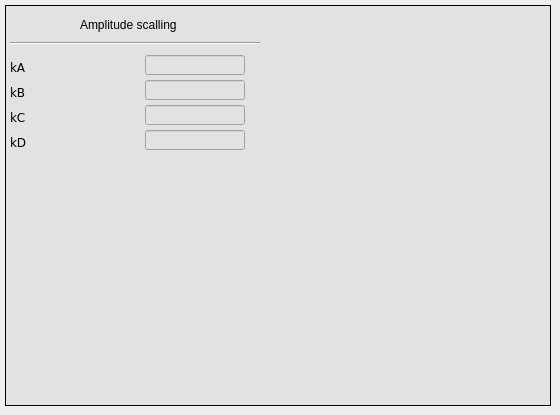
        <widget class="QWidget" name="sc_2">
         <attribute name="title">
          <string>CH calibration</string>
         </attribute>
         <widget class="caFrame" name="caframe_5">
          <property name="geometry">
           <rect>
            <x>5</x>
            <y>5</y>
            <width>546</width>
            <height>401</height>
           </rect>
          </property>
          <property name="styleSheet">
           <string notr="true">background-color: rgb(226, 226, 226);</string>
          </property>
          <property name="frameShape">
           <enum>QFrame::Box</enum>
          </property>
          <widget class="caTextEntry" name="catextentry_23">
           <property name="geometry">
            <rect>
             <x>140</x>
             <y>100</y>
             <width>100</width>
             <height>20</height>
            </rect>
           </property>
           <property name="font">
            <font>
             <family>DejaVu Sans</family>
             <pointsize>9</pointsize>
             <stylestrategy>PreferDefault</stylestrategy>
            </font>
           </property>
           <property name="alignment">
            <set>Qt::AlignRight|Qt::AlignTrailing|Qt::AlignVCenter</set>
           </property>
           <property name="channel" stdset="0">
            <string notr="true">$(BPM):calibration:kc:f2</string>
           </property>
           <property name="background">
            <color>
             <red>255</red>
             <green>255</green>
             <blue>255</blue>
            </color>
           </property>
           <property name="colorMode">
            <enum>caLineEdit::Static</enum>
           </property>
           <property name="precision">
            <number>4</number>
           </property>
           <property name="precisionMode">
            <enum>caLineEdit::User</enum>
           </property>
           <property name="limitsMode">
            <enum>caLineEdit::User</enum>
           </property>
           <property name="maxValue">
            <double>2.000000000000000</double>
           </property>
           <property name="minValue">
            <double>0.100000000000000</double>
           </property>
          </widget>
          <widget class="caTextEntry" name="catextentry_26">
           <property name="geometry">
            <rect>
             <x>140</x>
             <y>75</y>
             <width>100</width>
             <height>20</height>
            </rect>
           </property>
           <property name="font">
            <font>
             <family>DejaVu Sans</family>
             <pointsize>9</pointsize>
             <stylestrategy>PreferDefault</stylestrategy>
            </font>
           </property>
           <property name="alignment">
            <set>Qt::AlignRight|Qt::AlignTrailing|Qt::AlignVCenter</set>
           </property>
           <property name="channel" stdset="0">
            <string notr="true">$(BPM):calibration:kb:f2</string>
           </property>
           <property name="background">
            <color>
             <red>255</red>
             <green>255</green>
             <blue>255</blue>
            </color>
           </property>
           <property name="colorMode">
            <enum>caLineEdit::Static</enum>
           </property>
           <property name="precision">
            <number>4</number>
           </property>
           <property name="precisionMode">
            <enum>caLineEdit::User</enum>
           </property>
           <property name="limitsMode">
            <enum>caLineEdit::User</enum>
           </property>
           <property name="maxValue">
            <double>2.000000000000000</double>
           </property>
           <property name="minValue">
            <double>0.100000000000000</double>
           </property>
          </widget>
          <widget class="QLabel" name="label_22">
           <property name="geometry">
            <rect>
             <x>5</x>
             <y>125</y>
             <width>40</width>
             <height>25</height>
            </rect>
           </property>
           <property name="font">
            <font>
             <family>DejaVu Sans</family>
             <weight>50</weight>
             <bold>false</bold>
            </font>
           </property>
           <property name="text">
            <string>kD</string>
           </property>
          </widget>
          <widget class="QLabel" name="label_28">
           <property name="geometry">
            <rect>
             <x>5</x>
             <y>50</y>
             <width>40</width>
             <height>25</height>
            </rect>
           </property>
           <property name="font">
            <font>
             <family>DejaVu Sans</family>
             <weight>50</weight>
             <bold>false</bold>
            </font>
           </property>
           <property name="text">
            <string>kA</string>
           </property>
          </widget>
          <widget class="caTextEntry" name="catextentry_27">
           <property name="geometry">
            <rect>
             <x>140</x>
             <y>50</y>
             <width>100</width>
             <height>20</height>
            </rect>
           </property>
           <property name="font">
            <font>
             <family>DejaVu Sans</family>
             <pointsize>9</pointsize>
             <stylestrategy>PreferDefault</stylestrategy>
            </font>
           </property>
           <property name="alignment">
            <set>Qt::AlignRight|Qt::AlignTrailing|Qt::AlignVCenter</set>
           </property>
           <property name="channel" stdset="0">
            <string notr="true">$(BPM):calibration:ka:f2</string>
           </property>
           <property name="background">
            <color>
             <red>255</red>
             <green>255</green>
             <blue>255</blue>
            </color>
           </property>
           <property name="colorMode">
            <enum>caLineEdit::Static</enum>
           </property>
           <property name="precision">
            <number>4</number>
           </property>
           <property name="precisionMode">
            <enum>caLineEdit::User</enum>
           </property>
           <property name="maxValue">
            <double>2.000000000000000</double>
           </property>
           <property name="minValue">
            <double>0.100000000000000</double>
           </property>
          </widget>
          <widget class="QLabel" name="label_30">
           <property name="geometry">
            <rect>
             <x>5</x>
             <y>75</y>
             <width>40</width>
             <height>25</height>
            </rect>
           </property>
           <property name="font">
            <font>
             <family>DejaVu Sans</family>
             <weight>50</weight>
             <bold>false</bold>
            </font>
           </property>
           <property name="text">
            <string>kB</string>
           </property>
          </widget>
          <widget class="QLabel" name="label_35">
           <property name="geometry">
            <rect>
             <x>5</x>
             <y>100</y>
             <width>40</width>
             <height>25</height>
            </rect>
           </property>
           <property name="font">
            <font>
             <family>DejaVu Sans</family>
             <weight>50</weight>
             <bold>false</bold>
            </font>
           </property>
           <property name="text">
            <string>kC</string>
           </property>
          </widget>
          <widget class="caTextEntry" name="catextentry_28">
           <property name="geometry">
            <rect>
             <x>140</x>
             <y>125</y>
             <width>100</width>
             <height>20</height>
            </rect>
           </property>
           <property name="font">
            <font>
             <family>DejaVu Sans</family>
             <pointsize>9</pointsize>
             <stylestrategy>PreferDefault</stylestrategy>
            </font>
           </property>
           <property name="alignment">
            <set>Qt::AlignRight|Qt::AlignTrailing|Qt::AlignVCenter</set>
           </property>
           <property name="channel" stdset="0">
            <string notr="true">$(BPM):calibration:kd:f2</string>
           </property>
           <property name="background">
            <color>
             <red>255</red>
             <green>255</green>
             <blue>255</blue>
            </color>
           </property>
           <property name="colorMode">
            <enum>caLineEdit::Static</enum>
           </property>
           <property name="precision">
            <number>4</number>
           </property>
           <property name="precisionMode">
            <enum>caLineEdit::User</enum>
           </property>
           <property name="limitsMode">
            <enum>caLineEdit::User</enum>
           </property>
           <property name="maxValue">
            <double>2.000000000000000</double>
           </property>
           <property name="minValue">
            <double>0.100000000000000</double>
           </property>
          </widget>
          <widget class="Line" name="line_9">
           <property name="geometry">
            <rect>
             <x>5</x>
             <y>30</y>
             <width>250</width>
             <height>16</height>
            </rect>
           </property>
           <property name="orientation">
            <enum>Qt::Horizontal</enum>
           </property>
          </widget>
          <widget class="QLabel" name="label_62">
           <property name="geometry">
            <rect>
             <x>75</x>
             <y>10</y>
             <width>126</width>
             <height>20</height>
            </rect>
           </property>
           <property name="font">
            <font>
             <pointsize>9</pointsize>
            </font>
           </property>
           <property name="text">
            <string>Amplitude scalling</string>
           </property>
          </widget>
         </widget>
        </widget>
